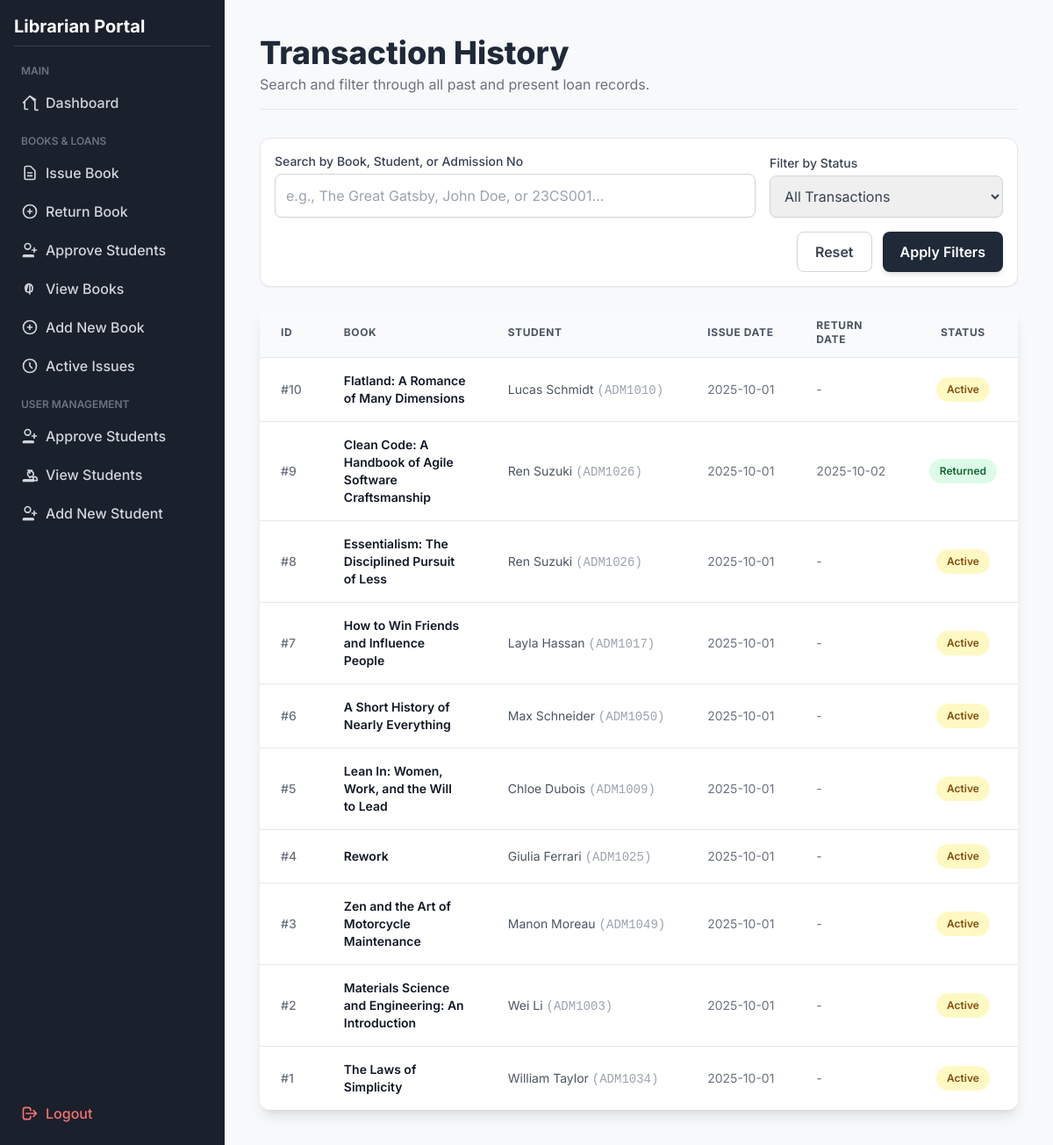
The page /transaction_history (signed in) on the database its author committed.
### tables this page shows
CREATE TABLE transactions (
                            id INTEGER PRIMARY KEY AUTOINCREMENT,
                            book_id INTEGER, 
                            student_id INTEGER, 
                            issue_date TEXT NOT NULL,
                            due_date TEXT NOT NULL,  
                            return_date TEXT,
                            FOREIGN KEY(book_id) REFERENCES books(id) ON DELETE SET NULL,
                            FOREIGN KEY(student_id) REFERENCES students(id) ON DELETE SET NULL
                        );

### app.py (the view)
@app.route("/transaction_history")
@login_required
def transaction_history():
    query = request.args.get('query', '')
    status_filter = request.args.get('status', 'all')
    sql = """
        SELECT t.id,
               COALESCE(b.name, '[DELETED BOOK]') AS book_name,
               COALESCE(s.name, '[DELETED STUDENT]') AS student_name,
               COALESCE(s.admission_no, 'N/A') AS admission_no,
               COALESCE(s.batch, '-') AS batch,
               t.issue_date,
               t.return_date
        FROM transactions t
        LEFT JOIN books b ON t.book_id = b.id
        LEFT JOIN students s ON t.student_id = s.id
    """
    params = []
    conditions = []
    if query:
        search_term = f"%{query}%"
        conditions.append("(b.name LIKE ? OR s.name LIKE ? OR s.admission_no LIKE ?)")
        params.extend([search_term, search_term, search_term])
    if status_filter == 'active':
        conditions.append("t.return_date IS NULL")
    elif status_filter == 'returned':
        conditions.append("t.return_date IS NOT NULL")
    if conditions:
        sql += " WHERE " + " AND ".join(conditions)
    sql += " ORDER BY t.id DESC"
    with get_connection() as conn:
        transactions = conn.execute(sql, tuple(params)).fetchall()
    return render_template("transaction_history.html",
                           transactions=transactions,
                           search_query=query,
                           current_status=status_filter)

### app.py (called while the page is built)
def get_connection():
    return SQLiteContext(DB_NAME)

@app.context_processor
def inject_pending_count():
    with get_connection() as conn:
        try:
            count = conn.execute("SELECT COUNT(id) FROM students_auth WHERE is_approved = 0").fetchone()[0]
            return dict(pending_count=count)
        except:
            return dict(pending_count=0)

def login_required(f):
    @wraps(f)
    def decorated_function(*args, **kwargs):
        if not session.get('logged_in'):
            flash('Please log in to access this page.', 'danger')
            return redirect(url_for('login'))
        return f(*args, **kwargs)
    return decorated_function

@app.context_processor
def inject_pending_count():
    with get_connection() as conn:
        try:
            count = conn.execute("SELECT COUNT(id) FROM students_auth WHERE is_approved = 0").fetchone()[0]
            return dict(pending_count=count)
        except:
            return dict(pending_count=0)

    def __enter__(self):
        self.conn = sqlite3.connect(self.db_name)
        self.conn.row_factory = sqlite3.Row
        self.conn.execute('PRAGMA foreign_keys = ON;')
        return self.conn

    def __exit__(self, exc_type, exc_val, exc_tb):
        if exc_type is None and self.conn:
            self.conn.commit()
        if self.conn:
            self.conn.close()
        return False

### templates/transaction_history.html (shortened to what this page needs)
<!DOCTYPE html>
<html lang="en">
<head>
    <script src="https://cdn.tailwindcss.com"></script>
</head>
<body class="min-h-screen">
    <div class="md:flex">
        <div class="sidebar w-full md:w-64 p-4 flex-shrink-0 md:flex md:flex-col md:h-screen md:sticky md:top-0 md:sticky md:top-0">
            <div class="flex-grow">
                <h2 class="text-xl font-bold text-white mb-4 border-b border-gray-700 pb-2">Librarian Portal</h2>
                <nav class="flex flex-col space-y-1">
                    <span class="text-xs uppercase text-gray-500 px-2 pt-1 pb-1 font-semibold block">Main</span>
                    <a href="{{ url_for('index') }}" class="nav-link flex items-center p-2 rounded-lg text-gray-300 font-medium">
                        <svg class="w-5 h-5 mr-2" fill="none" stroke="currentColor" viewBox="0 0 24 24" xmlns="http://www.w3.org/2000/svg"><path stroke-linecap="round" stroke-linejoin="round" stroke-width="2" d="M3 12l2-2m0 0l7-7 7 7M5 10v10a1 1 0 001 1h3m10-10v10a1 1 0 001 1h3m-3-14L12 3l-7 7"></path></svg>
                        Dashboard
                    </a>
                    <span class="text-xs uppercase text-gray-500 px-2 pt-3 pb-1 font-semibold block">Books & Loans</span>
                    <a href="{{ url_for('issue_book') }}" class="nav-link flex items-center p-2 rounded-lg text-gray-300 font-medium">
                        <svg class="w-5 h-5 mr-2" fill="none" stroke="currentColor" viewBox="0 0 24 24" xmlns="http://www.w3.org/2000/svg"><path stroke-linecap="round" stroke-linejoin="round" stroke-width="2" d="M9 12h6m-6 4h6m2 5H7a2 2 0 01-2-2V5a2 2 0 012-2h5.586a1 1 0 01.707.293l5.414 5.414a1 1 0 01.293.707V19a2 2 0 01-2 2z"></path></svg>
                        Issue Book
                    </a>
                    <a href="{{ url_for('return_book') }}" class="nav-link flex items-center p-2 rounded-lg text-gray-300 font-medium">
                        <svg class="w-5 h-5 mr-2" fill="none" stroke="currentColor" viewBox="0 0 24 24" xmlns="http://www.w3.org/2000/svg"><path stroke-linecap="round" stroke-linejoin="round" stroke-width="2" d="M12 9v3m0 0v3m0-3h3m-3 0H9m12 0a9 9 0 11-18 0 9 9 0 0118 0z"></path></svg>
                        Return Book
                    </a>
                    <a href="{{ url_for('approve_students') }}" class="nav-link flex items-center p-2 rounded-lg text-gray-300 font-medium">
                         <svg class="w-5 h-5 mr-2" fill="none" stroke="currentColor" viewBox="0 0 24 24"><path stroke-linecap="round" stroke-linejoin="round" stroke-width="2" d="M18 9v3m0 0v3m0-3h3m-3 0h-3m-2-5a4 4 0 11-8 0 4 4 0 018 0zM3 20a1 1 0 011-1h12a1 1 0 011 1v1h-14v-1z"></path></svg>
                        <span>Approve Students</span>
                    </a>
                    <a href="{{ url_for('view_books') }}" class="nav-link flex items-center p-2 rounded-lg text-gray-300 font-medium">
                        View Books
                    </a>
                    <a href="{{ url_for('add_book') }}" class="nav-link flex items-center p-2 rounded-lg text-gray-300 font-medium">
                        <svg class="w-5 h-5 mr-2" fill="none" stroke="currentColor" viewBox="0 0 24 24" xmlns="http://www.w3.org/2000/svg"><path stroke-linecap="round" stroke-linejoin="round" stroke-width="2" d="M12 9v3m0 0v3m0-3h3m-3 0H9m12 0a9 9 0 11-18 0 9 9 0 0118 0z"></path></svg>
                        Add New Book
                    </a>
                    <a href="{{ url_for('active_issues') }}" class="nav-link flex items-center p-2 rounded-lg text-gray-300 font-medium">
                        <svg class="w-5 h-5 mr-2" fill="none" stroke="currentColor" viewBox="0 0 24 24" xmlns="http://www.w3.org/2000/svg"><path stroke-linecap="round" stroke-linejoin="round" stroke-width="2" d="M12 8v4l3 3m6-3a9 9 0 11-18 0 9 9 0 0118 0z"></path></svg>
                        Active Issues
                    </a>
                    <span class="text-xs uppercase text-gray-500 px-2 pt-3 pb-1 font-semibold block">User Management</span>
                    <a href="{{ url_for('approve_students') }}" class="nav-link flex items-center p-2 rounded-lg text-gray-300 font-medium">
                         <svg class="w-5 h-5 mr-2" fill="none" stroke="currentColor" viewBox="0 0 24 24" xmlns="http://www.w3.org/2000/svg"><path stroke-linecap="round" stroke-linejoin="round" stroke-width="2" d="M18 9v3m0 0v3m0-3h3m-3 0h-3m-2-5a4 4 0 11-8 0 4 4 0 018 0zM3 20a1 1 0 011-1h12a1 1 0 011 1v1h-14v-1z"></path></svg>
                        Approve Students
                    </a>
                    <a href="{{ url_for('view_students') }}" class="nav-link flex items-center p-2 rounded-lg text-gray-300 font-medium">
                        View Students
                    </a>
                    <a href="{{ url_for('add_student') }}" class="nav-link flex items-center p-2 rounded-lg text-gray-300 font-medium">
                        <svg class="w-5 h-5 mr-2" fill="none" stroke="currentColor" viewBox="0 0 24 24"><path stroke-linecap="round" stroke-linejoin="round" stroke-width="2" d="M18 9v3m0 0v3m0-3h3m-3 0h-3m-2-5a4 4 0 11-8 0 4 4 0 018 0zM3 20a1 1 0 011-1h12a1 1 0 011 1v1h-14v-1z"></path></svg>
                        Add New Student
                    </a>
                </nav>
            </div>
            <div class="flex-shrink-0 mt-2">
                <a href="{{ url_for('logout') }}" class="nav-link flex items-center p-2 rounded-lg text-red-400 font-medium">
                    <svg class="w-5 h-5 mr-2" fill="none" stroke="currentColor" viewBox="0 0 24 24" xmlns="http://www.w3.org/2000/svg"><path stroke-linecap="round" stroke-linejoin="round" stroke-width="2" d="M17 16l4-4m0 0l-4-4m4 4H7m6 4v1a3 3 0 01-3 3H6a3 3 0 01-3-3V7a3 3 0 013-3h4a3 3 0 013 3v1"></path></svg>
                    Logout
                </a>
            </div>
        </div>
        <main class="flex-grow p-10">
            <header class="mb-8 pb-4 border-b border-gray-200">
                <h1 class="text-4xl font-extrabold text-gray-800">Transaction History</h1>
                <p class="text-gray-500 mt-1">Search and filter through all past and present loan records.</p>
            </header>
            <div class="mb-6 bg-white p-4 rounded-xl shadow-sm border border-gray-200">
                <form method="GET" action="{{ url_for('transaction_history') }}" class="grid grid-cols-1 md:grid-cols-3 gap-4 items-end">
                    <div class="md:col-span-2">
                        <label for="query" class="block text-sm font-medium text-gray-700 mb-1">Search by Book, Student, or Admission No</label>
                        <input type="text" name="query" id="query" value="{{ search_query or '' }}" class="w-full p-3 border border-gray-300 rounded-lg focus:ring-blue-500 focus:border-blue-500 text-gray-700 shadow-sm" placeholder="e.g., The Great Gatsby, John Doe, or 23CS001...">
                    </div>
                    <div>
                        <label for="status" class="block text-sm font-medium text-gray-700 mb-1">Filter by Status</label>
                        <select name="status" id="status" class="w-full p-3 border border-gray-300 rounded-lg focus:ring-blue-500 focus:border-blue-500 text-gray-700 shadow-sm">
                            <option value="all" {% if current_status == 'all' %}selected{% endif %}>All Transactions</option>
                        </select>
                    </div>
                    <div class="md:col-span-3 flex justify-end gap-3">
                         <a href="{{ url_for('transaction_history') }}" class="px-5 py-2.5 border border-gray-300 text-gray-700 font-semibold rounded-lg hover:bg-gray-50 transition duration-150">Reset</a>
                        <button type="submit" class="px-5 py-2.5 bg-gray-800 text-white font-semibold rounded-lg shadow-md hover:bg-gray-900 transition duration-150">Apply Filters</button>
                    </div>
                </form>
            </div>
            <div class="overflow-x-auto bg-white rounded-xl shadow-lg">
                <table class="min-w-full divide-y divide-gray-200">
                    <thead class="bg-gray-50">
                        <tr>
                            <th class="px-6 py-3 text-left text-xs font-bold text-gray-600 uppercase tracking-wider">ID</th>
                            <th class="px-6 py-3 text-left text-xs font-bold text-gray-600 uppercase tracking-wider">Book</th>
                            <th class="px-6 py-3 text-left text-xs font-bold text-gray-600 uppercase tracking-wider">Student</th>
                            <th class="px-6 py-3 text-left text-xs font-bold text-gray-600 uppercase tracking-wider">Issue Date</th>
                            <th class="px-6 py-3 text-left text-xs font-bold text-gray-600 uppercase tracking-wider">Return Date</th>
                            <th class="px-6 py-3 text-center text-xs font-bold text-gray-600 uppercase tracking-wider">Status</th>
                        </tr>
                    </thead>
                    <tbody class="bg-white divide-y divide-gray-200">
                        {% if transactions %}
                            {% for t in transactions %}
                            <tr class="hover:bg-gray-50 transition duration-150">
                                <td class="px-6 py-4 whitespace-nowrap text-sm font-medium text-gray-500">#{{ t.id }}</td>
                                <td class="px-6 py-4 text-sm font-semibold text-gray-900">{{ t.book_name }}</td>
                                <td class="px-6 py-4 whitespace-nowrap text-sm text-gray-600">{{ t.student_name }} <span class="font-mono text-gray-400">({{ t.admission_no }})</span></td>
                                <td class="px-6 py-4 whitespace-nowrap text-sm text-gray-500">{{ t.issue_date }}</td>
                                <td class="px-6 py-4 whitespace-nowrap text-sm text-gray-500">{{ t.return_date or '-' }}</td>
                                <td class="px-6 py-4 whitespace-nowrap text-center">
                                    {% if t.return_date %}
                                        <span class="px-3 py-1 inline-flex text-xs leading-5 font-semibold rounded-full bg-green-100 text-green-800">Returned</span>
                                    {% else %}
                                        <span class="px-3 py-1 inline-flex text-xs leading-5 font-semibold rounded-full bg-yellow-100 text-yellow-800">Active</span>
                                    {% endif %}
                                </td>
                            </tr>
                            {% endfor %}
                        {% endif %}
                    </tbody>
                </table>
            </div>
        </main>
    </div>
</body>
</html>

### templates/transaction_history.html (style rules this page uses)
body { font-family: 'Inter', sans-serif; background-color: #f7f9fb; }
.sidebar { background-color: #1a202c; }
.nav-link { transition: background-color 0.2s, color 0.2s; }

### rows shown on the page
transactions: id "10", book_name "Flatland: A Romance of Many Dimensions", student_name "Lucas Schmidt", admission_no "ADM1010", issue_date "2025-10-01", return_date "-", shows "Active"
transactions: id "9", book_name "Clean Code: A Handbook of Agile Software Craftsmanship", student_name "Ren Suzuki", admission_no "ADM1026", issue_date "2025-10-01", return_date "2025-10-02", shows "Returned"
transactions: id "8", book_name "Essentialism: The Disciplined Pursuit of Less", student_name "Ren Suzuki", admission_no "ADM1026", issue_date "2025-10-01", return_date "-", shows "Active"
transactions: id "7", book_name "How to Win Friends and Influence People", student_name "Layla Hassan", admission_no "ADM1017", issue_date "2025-10-01", return_date "-", shows "Active"
transactions: id "6", book_name "A Short History of Nearly Everything", student_name "Max Schneider", admission_no "ADM1050", issue_date "2025-10-01", return_date "-", shows "Active"
transactions: id "5", book_name "Lean In: Women, Work, and the Will to Lead", student_name "Chloe Dubois", admission_no "ADM1009", issue_date "2025-10-01", return_date "-", shows "Active"
transactions: id "4", book_name "Rework", student_name "Giulia Ferrari", admission_no "ADM1025", issue_date "2025-10-01", return_date "-", shows "Active"
transactions: id "3", book_name "Zen and the Art of Motorcycle Maintenance", student_name "Manon Moreau", admission_no "ADM1049", issue_date "2025-10-01", return_date "-", shows "Active"
transactions: id "2", book_name "Materials Science and Engineering: An Introduction", student_name "Wei Li", admission_no "ADM1003", issue_date "2025-10-01", return_date "-", shows "Active"
transactions: id "1", book_name "The Laws of Simplicity", student_name "William Taylor", admission_no "ADM1034", issue_date "2025-10-01", return_date "-", shows "Active"
